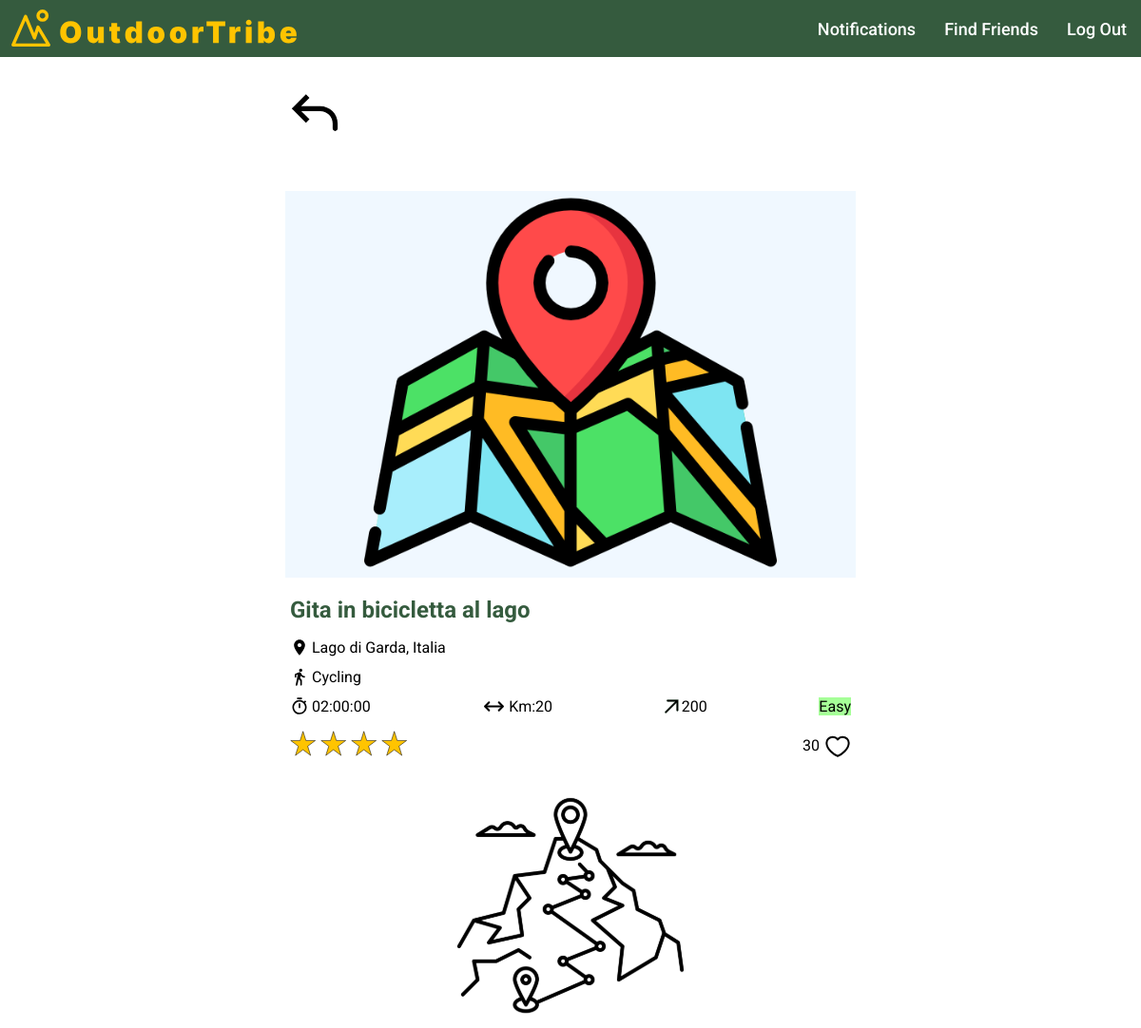
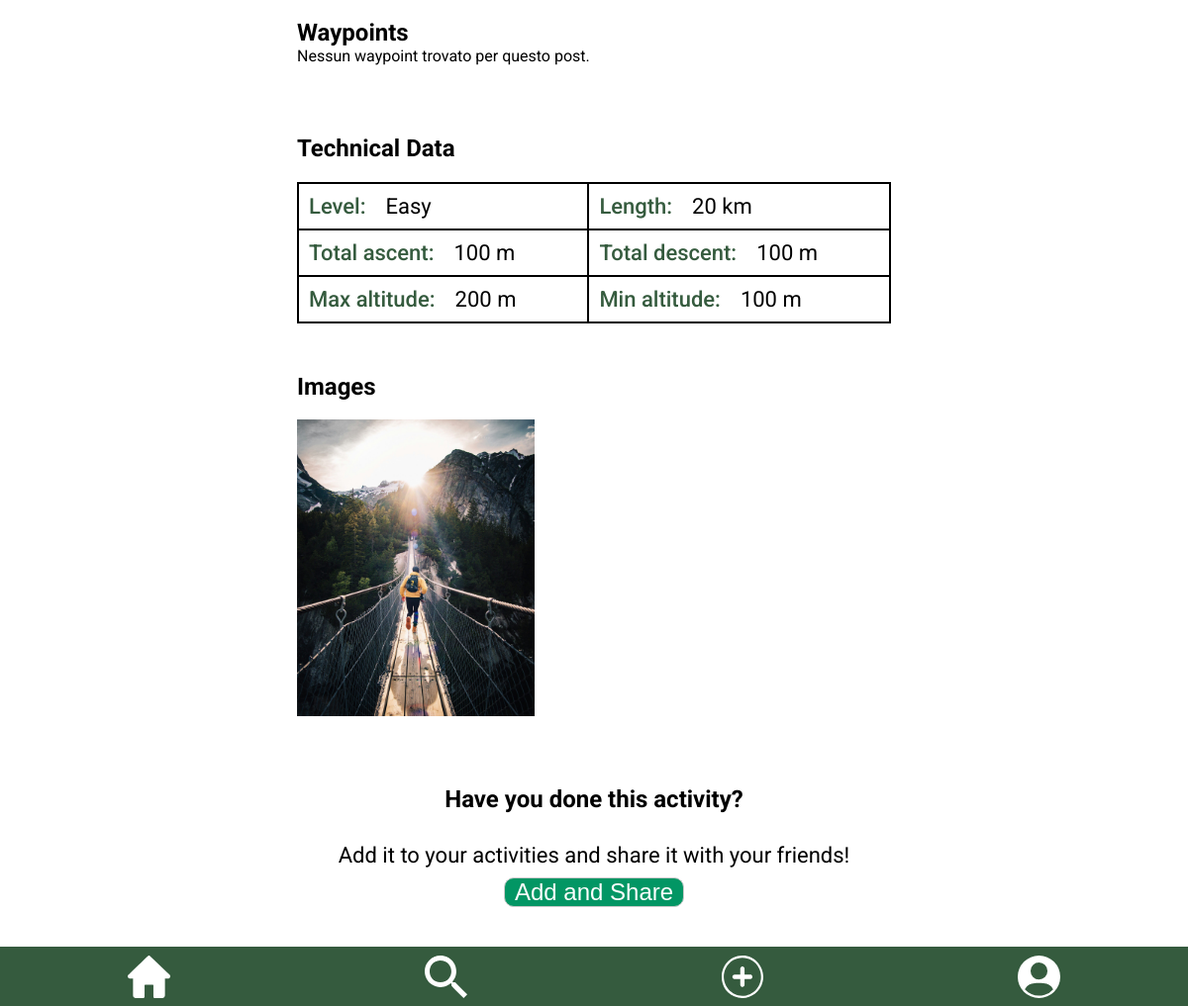
/public/post_details.php?id=2, run on the app's committed database (2 pictures, top to bottom).
### tables this page shows
CREATE TABLE `post` (
  `id` int(11) NOT NULL,
  `user_id` int(11) NOT NULL,
  `title` varchar(255) NOT NULL,
  `location` varchar(100) NOT NULL,
  `activity` varchar(100) NOT NULL,
  `duration` time NOT NULL,
  `length` float NOT NULL,
  `max_altitude` float NOT NULL,
  `min_altitude` float NOT NULL,
  `max_ascent` float NOT NULL,
  `min_descent` float NOT NULL,
  `difficulty` varchar(6) NOT NULL,
  `rating` int(11) NOT NULL,
  `likes` int(11) DEFAULT NULL,
  `created_at` timestamp NOT NULL DEFAULT current_timestamp()
);

CREATE TABLE `photo` (
  `id` int(11) NOT NULL,
  `post_id` int(11) DEFAULT NULL,
  `user_id` int(11) DEFAULT NULL,
  `name` text NOT NULL
);

### public/post_details.php (the view, shortened to what this page needs)
<?php
include("./../server/connection.php");
?>
<!DOCTYPE html>
<html lang="en">
<head>
  <link rel="stylesheet" href="./../templates/styles/header.css">
  <link rel="stylesheet" href="./../templates/styles/footer.css">
  <link rel="stylesheet" href="./../templates/styles/components.css">
  <link rel="stylesheet" href="./../templates/styles/post.css">
  <link rel="stylesheet" href="./styles/post_details.css">
</head>
<body>
  <main>
    <div class="back">
      <img src="./../assets/icons/back-icon.svg" alt="">
    </div>
    <?php
    if (isset($_GET['id'])) {
      $post_id = $_GET['id'];
      $post_query = "SELECT * FROM post WHERE id = $post_id";
      $result = $conn->query($post_query);
      if ($result->num_rows > 0) {
        $post = $result->fetch_assoc();
        $title = $post['title'];
        $location = $post['location'];
        $activity = $post['activity'];
        $duration = $post['duration'];
        $length = $post['length'];
        $altitude = $post['max_altitude'];
        $difficulty = $post['difficulty'];
        $rating = $post['rating'];
        $likes = $post['likes'];
        $is_post_details = true;
        include("./../templates/post.php");
      } else {
        echo "Post non trovato.";
      }
    ?>
      <?php
      $waypoints_query = "SELECT * FROM waypoints WHERE post_id = $post_id";
      $waypoints_result = $conn->query($waypoints_query);
      ?>
      <div class="waypoints-container">
        <img src="./../assets/icons/waypoints.svg" alt="route-icon">
        <h2>Waypoints</h2>
        <?php
        if ($waypoints_result->num_rows > 0) {
          while ($waypoint = $waypoints_result->fetch_assoc()) {
        ?>
            <div class="waypoints">
              <div class="waipoints-1">
                <div class="icon"><img src="./../assets/icons/location.svg" alt=""></div>
                <div class="number"><?php echo $waypoint['km']; ?></div>
              </div>
              <div class="waypoints-2">
                <h2><?php echo $waypoint['title']; ?></h2>
                <div class="description"><?php echo $waypoint['description']; ?></div>
              </div>
            </div>
        <?php
          }
        } else {
          echo "Nessun waypoint trovato per questo post.";
        }
        ?>
      </div>
      <?php
      $data_query = "SELECT * FROM post WHERE id = $post_id";
      $data_result = $conn->query($data_query);
      ?>
      <div class="technical-data">
        <h2>Technical Data</h2>
        <?php
        if ($data_result->num_rows > 0) {
          $data = $data_result->fetch_assoc();
        ?>
          <div class="grid-data">
            <div class="level">
              <p class="paragraph-450">Level:</p>
              <p class="paragraph-400"><?php echo $data['difficulty']; ?></p>
            </div>
            <div class="length">
              <p class="paragraph-450">Length:</p>
              <p class="paragraph-400"><?php echo $data['length'] . " km"; ?></p>
            </div>
            <div class="ascent">
              <p class="paragraph-450">Total ascent:</p>
              <p class="paragraph-400"><?php echo $data['max_ascent'] . " m"; ?></p>
            </div>
            <div class="descent">
              <p class="paragraph-450">Total descent:</p>
              <p class="paragraph-400"><?php echo $data['min_descent'] . " m"; ?></p>
            </div>
            <div class="max-altitude">
              <p class="paragraph-450">Max altitude:</p>
              <p class="paragraph-400"><?php echo $data['max_altitude'] . " m"; ?></p>
            </div>
            <div class="min-altitude">
              <p class="paragraph-450">Min altitude:</p>
              <p class="paragraph-400"><?php echo $data['min_altitude'] . " m"; ?></p>
            </div>
          </div>
        <?php
        } else {
          echo "<p>Nessun dato tecnico disponibile per questo post.</p>";
        }
        ?>
      </div>
      <?php
      $images_query = "SELECT * FROM photo WHERE post_id = $post_id";
      $images_result = $conn->query($images_query);
      $images_shown = 5;
      ?>
      <div class="images">
        <h2>Images</h2>
        <div class="image-scroll-container">
          <div class="image-container">
            <?php
            if ($images_result->num_rows > 0) {
              $i = 0;
              while ($i < $images_shown && $image = $images_result->fetch_assoc()) {
            ?>
                <img src="./../uploads/photos/post/<?php echo $image['name']; ?>" alt="Post Image">
              <?php
                $i++;
              }
              ?>
            <?php
            } else {
              echo "Nessuna foto ancora caricata per questa avventura.";
            }
            ?>
          </div>
        </div>
      </div>
      <div class="share">
        <h2>Have you done this activity?</h2>
        <p class="paragraph-400">Add it to your activities and share it with your friends!</p>
        <input class="full-btn" type="button" value="Add and Share">
      </div>
    <?php
    } else {
      echo "ID del post non specificato.";
    }
    ?>
  </main>
</body>
</html>

### templates/post.php (shortened to what this page needs)
<div class="post-container">
  <div class="photo-container">
    <div class="map">
      <img src="./../assets/icons/map.svg" alt="post-picture">
    </div>
  </div>
  <div class="info-container">
    <div class="title">
      <?php if (!$is_post_details): ?>
        <h2><a href="post_details.php?id=<?php echo $post_id; ?>"><?php echo $title; ?></a></h2>
      <?php else: ?>
        <h2><?php echo $title; ?></h2>
      <?php endif; ?>
    </div>
    <div class="location">
      <img src="./../assets/icons/location.svg" alt="location-icon">
      <p><?php echo $location; ?></p>
    </div>
    <div class="activity">
      <img src="./../assets/icons/activity.svg" alt="activity-icon">
      <p><?php echo $activity; ?></p>
    </div>
    <div class="details-container">
      <div class="duration">
        <img src="./../assets/icons/time.svg" alt="duration-activity-icon">
        <p><?php echo $duration; ?></p>
      </div>
      <div class="length">
        <img src="./../assets/icons/length.svg" alt="length-activity-icon">
        <p>Km:<?php echo $length; ?></p>
      </div>
      <div class="altitude">
        <img src="./../assets/icons/altitude.svg" alt="altitude-activity-icon">
        <p><?php echo $altitude; ?></p>
      </div>
      <div class="difficulty-<?php echo strtolower($difficulty); ?>">
        <p><?php echo $difficulty; ?></p>
      </div>
    </div>
    <div class="rating-likes">
      <div class="rating">
        <?php for($i=0; $i<$rating; $i++) { ?>
                <img src="./../assets/icons/star.svg" alt="rating-icon">
        <?php } ?>
      </div>
      <div class="likes">
        <p><?php echo $likes?></p>
        <img src="./../assets/icons/like.svg" alt="like-icon">
      </div>
    </div>
  </div>
</div>

### templates/styles/header.css (style rules this page uses)
header { font-family: "Roboto", sans-serif; height: 60px; display: flex; flex-direction: row; background-color: #355B3E; align-items:center; max-width: 2000px; margin: auto; position: fixed; top: 0; left: 0; right: 0; }
.left-section { flex: 1; display: flex; }
.right-section { display: flex; align-items: center; }
.logo { margin-left: 10px; height: 45px; }
.menu { position: absolute; top: 65px; right: 0px; width: 130px; background-color: #355B3E; color: #ffffff; padding: 20px; align-items: center; }
.menu a { color: #ffffff; font-weight: 500; font-size: 18px; text-decoration: none; padding: 0 15px; }
@media screen and (min-width: 769px) { .menu { position: static; width: auto; background-color: transparent; color: inherit; padding: 0; display: flex; flex-direction: row; } }

### templates/styles/footer.css (style rules this page uses)
.footer-nav { height: 60px; display: flex; flex-direction: row; background-color: #355B3E; align-items:center; max-width: 2000px; margin: auto; justify-content:space-around; position: fixed; bottom: 0; left: 0; right: 0; }
.footer-nav img { height: 43px; margin-top: 5px; }

### templates/styles/components.css (style rules this page uses)
body { font-family: "Roboto", sans-serif; }
.full-btn, .border-btn { border-radius: 10px; border: 1px solid #ccc; font-size: 24px; }
.full-btn { color: white; background-color: #029664; }
.paragraph-400, .paragraph-450 { color: #355B3E; font-weight: 400; font-size: 22px; max-width: 100%; height: auto; }
.paragraph-450 { font-weight: 450; }

### templates/styles/post.css (style rules this page uses)
.post-container { display: flex; flex-direction: column; justify-content: center; margin-top: 50px; margin-bottom: 30px; border: 2px solid black; min-width: 400px; }
.photo-container { display: flex; justify-content: center; }
.map img { max-height: 200px; }
.title h2 { color: #355B3E; }
.location, .activity, .duration, .length, .altitude, .details-container, .rating-likes, .likes { display: flex; }
.likes { align-items: center; }
.likes p { margin: 0 5px; }
.location, .activity, .details-container { margin-top: -20px; }
.rating-likes img { min-height: 28px; }
.details-container, .rating-likes { justify-content: space-between; }
.location img, .activity img, .duration img { min-height: 20px; margin-right: 3px; }
.length img { min-width: 25px; margin-right: 3px; }
.altitude img { min-width: 15px; margin-right: 3px; }
.info-container { margin: 0 5px; }
.difficulty-easy p { background-color: #A6FF98; }
@media screen and (min-width: 900px) { .post-container { min-width: 600px; } }

### public/styles/post_details.css (style rules this page uses)
body { display: flex; justify-content: center; font-family: "Roboto", sans-serif; margin-bottom: 100px; }
.back { display: flex; margin-top: 50px; }
main { margin-top: 30px; }
.post-container { border: none; }
.photo-container .map img { min-width: 400px; max-height: none; }
.photo-container { background-color: aliceblue; }
.waypoints-container { display: flex; flex-direction: column; max-width: 800px; }
.waypoints-container > img { width: 250px; margin: auto; }
.waypoints-container > h2 { margin-bottom: 0; }
.technical-data { display: flex; flex-direction: column; }
.grid-data { display: grid; grid-template-columns: auto auto; border: 1px solid #000; }
.level, .technical-data .length, .ascent, .descent, .max-altitude, .min-altitude { display: flex; border: 1px solid #000; }
.paragraph-400, .paragraph-450 { margin: 10px; }
.paragraph-400 { color: #000; }
.images { max-width: 800px; }
.image-scroll-container { overflow-x: auto; display: flex; flex-direction: column; }
.image-container { display: flex; gap: 10px; height: 300px; }
.image-container img { max-width: 40%; object-fit: cover; }
.technical-data, .images, .share { margin-top: 50px; }
.share { display: flex; flex-direction: column; align-items: center; justify-content: center; }
.full-btn { padding: 0 10px; }

### data on the page
post: title "Gita in bicicletta al lago", location "Lago di Garda, Italia", activity "Cycling", duration "02:00:00", length "20", max_altitude "200", difficulty "Easy", rating 4 (drawn), likes "30", max_ascent "100", min_descent "100", min_altitude "100"
photo: name (picture)
